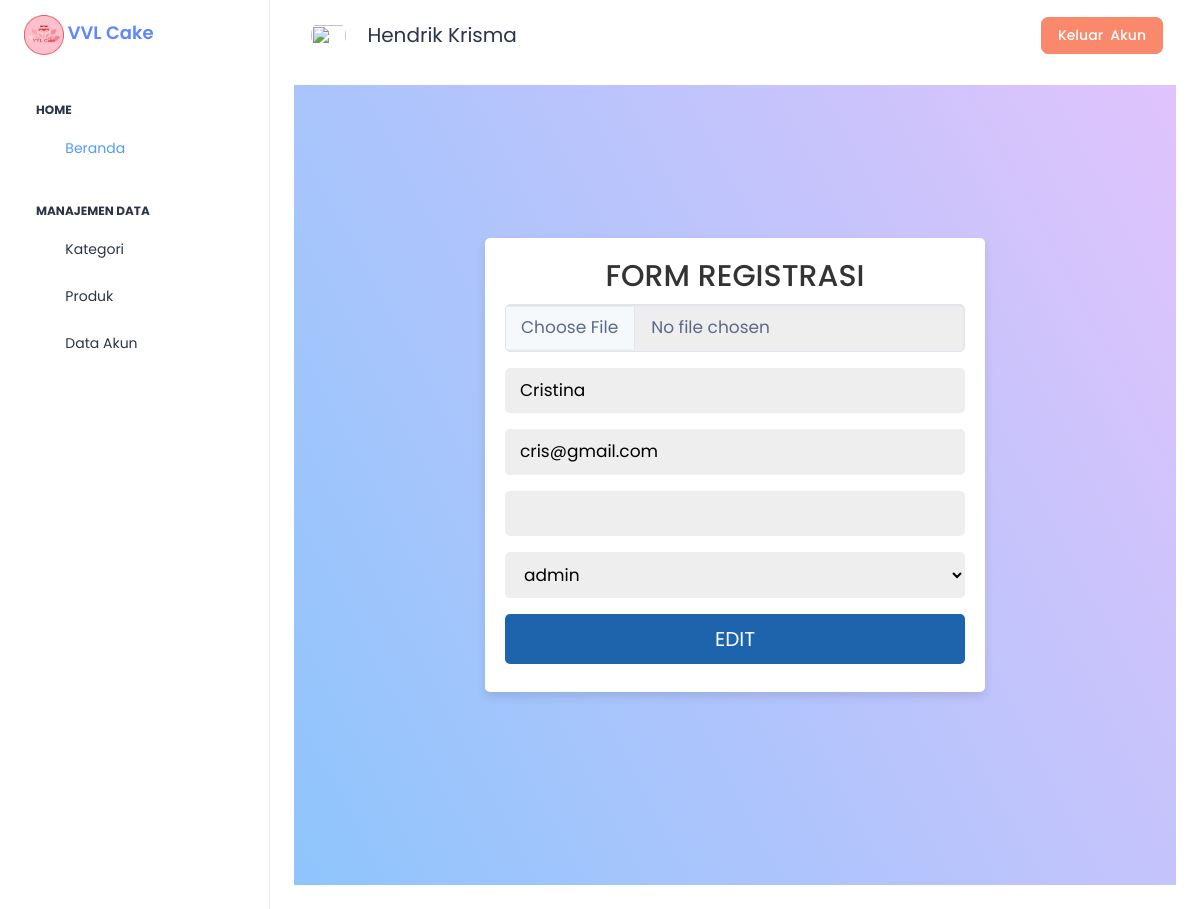
Before: /admin_dashboard.php?section=data_akun&aksi=edit&id=49 (signed in) with the older database file.
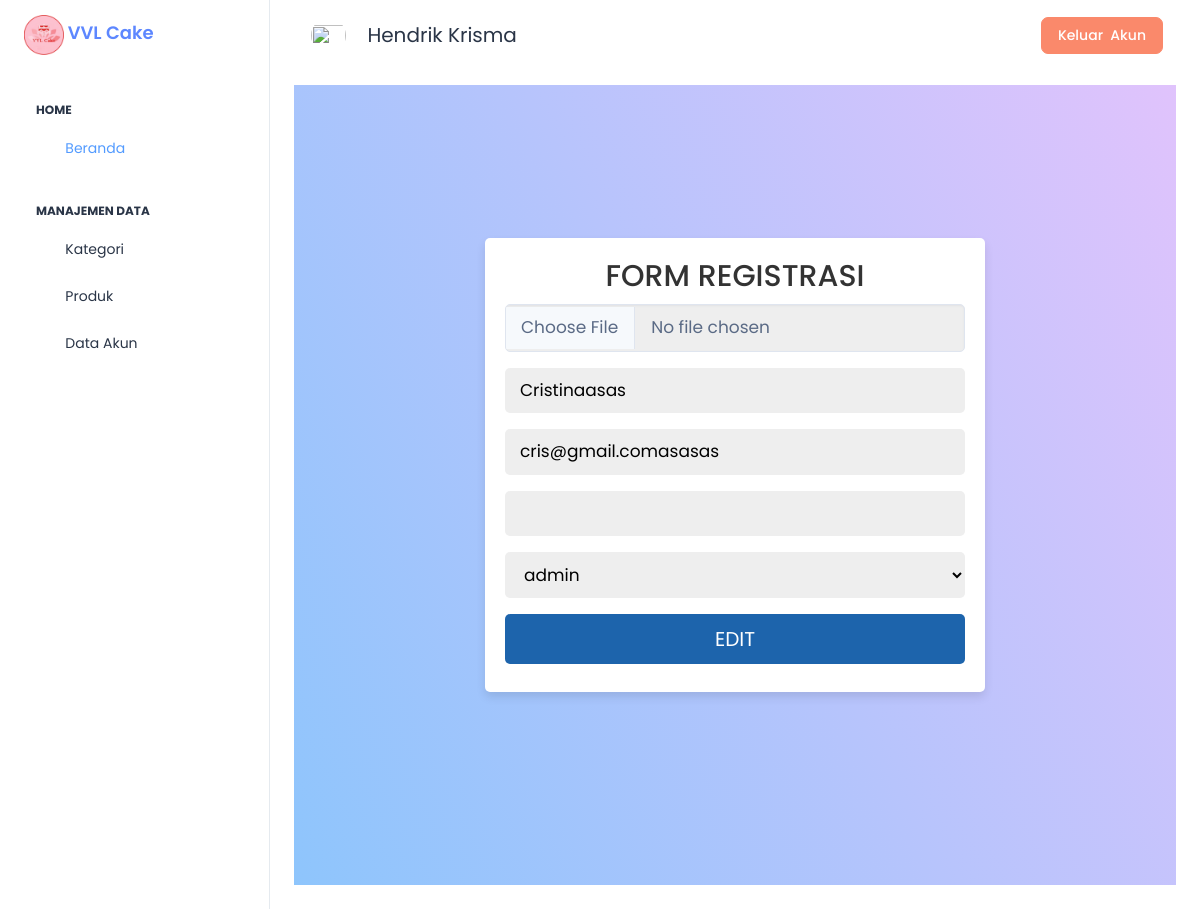
After: the same page with the newer database file.
### tables this page shows
CREATE TABLE `user_form` (
  `id` int(255) NOT NULL,
  `idt` int(11) NOT NULL,
  `imgp` varchar(255) NOT NULL,
  `name` varchar(255) NOT NULL,
  `email` varchar(255) NOT NULL,
  `password` varchar(255) NOT NULL
);

### web/data_akun/dataakun_edit.php (the view, shortened to what this page needs)
<?php
include "./config/connection.php";
$id = isset($_GET['id']) ? $_GET['id'] : "";
$id = mysqli_real_escape_string($con, $id);
$sql = "SELECT * FROM user_form WHERE id ='$id'";
$query = mysqli_query($con, $sql);
$data = mysqli_fetch_array($query);
?>
<!DOCTYPE html>
<html lang="en">
<head>
    <link rel="stylesheet" href="./auth/assets_auth/css/style2.css">
</head>
<body>
    <div class="form-container">
        <form action="./web/data_akun/dataakun_update.php" method="post" enctype="multipart/form-data">
            <h3>Form Registrasi</h3>
            <input type="file" class="form-control" name="imgp">
            <input type="text" value="<?= $data['name']; ?>" name="name" placeholder="enter your name">
            <input type="email" value="<?= $data['email']; ?>" name="email" placeholder="enter your email">
            <input type="password" value="" name="password">
            <select name="idt">
                <?php
                $qry = mysqli_query($con, "SELECT * FROM user_type");
                while ($row = mysqli_fetch_array($qry)) {
                    $check = "";
                    if ($data['idt'] == $row['idt']) {
                        $check = "selected";
                    }
                    echo "<option $check value='$row[idt]'>$row[type]</option>";
                }
                ?>
            </select>
            <input type="submit" name="edit" value="EDIT" class="form-btn">
        </form>
    </div>
</body>
</html>

Changed rows visible on the page:
changed user_form: name "Cristina" → "Cristinaasas"; email "cris@gmail.com" → "cris@gmail.comasasas"
